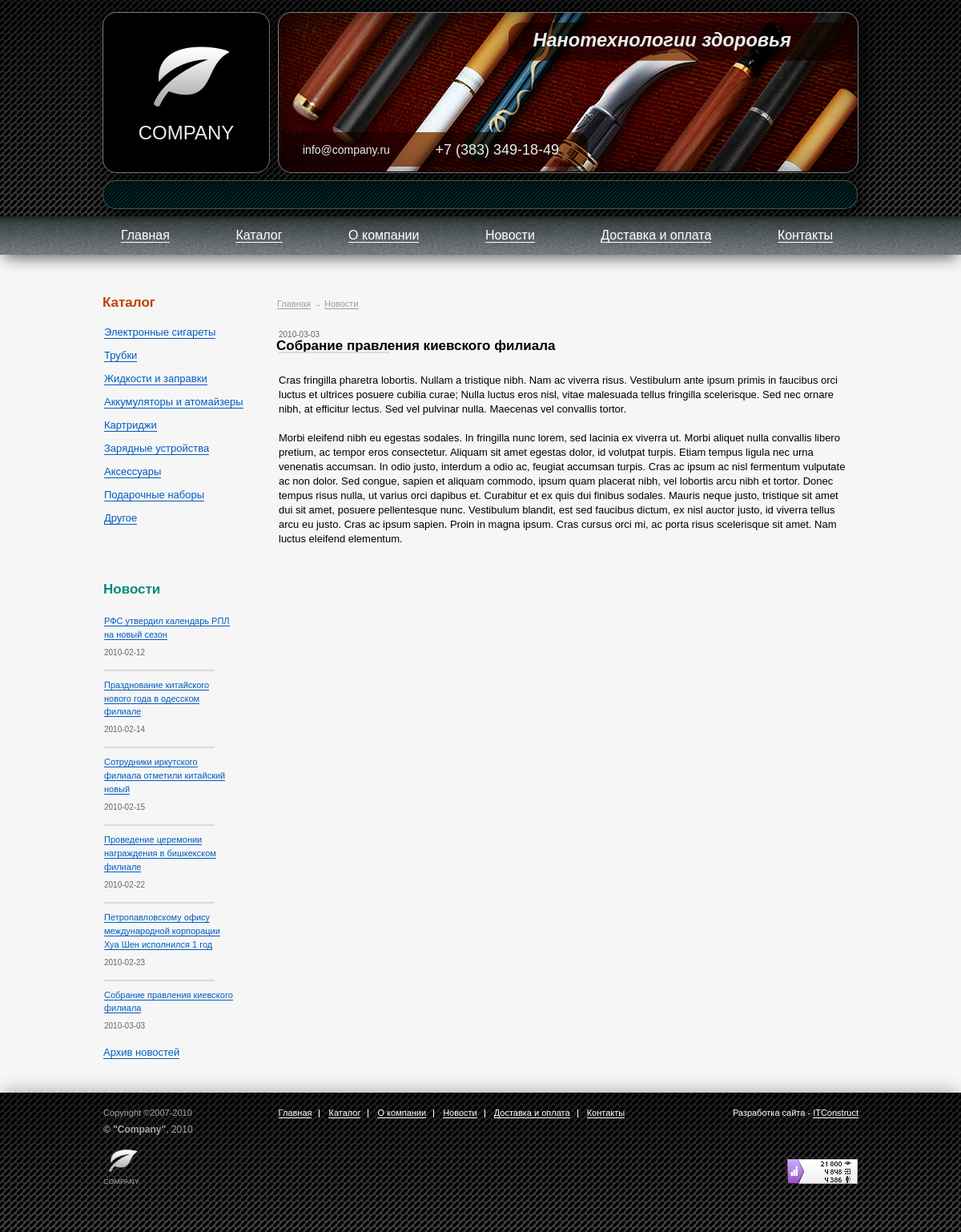
Page /Companysmoke/news-detail.php?id=1 on the earlier database version.
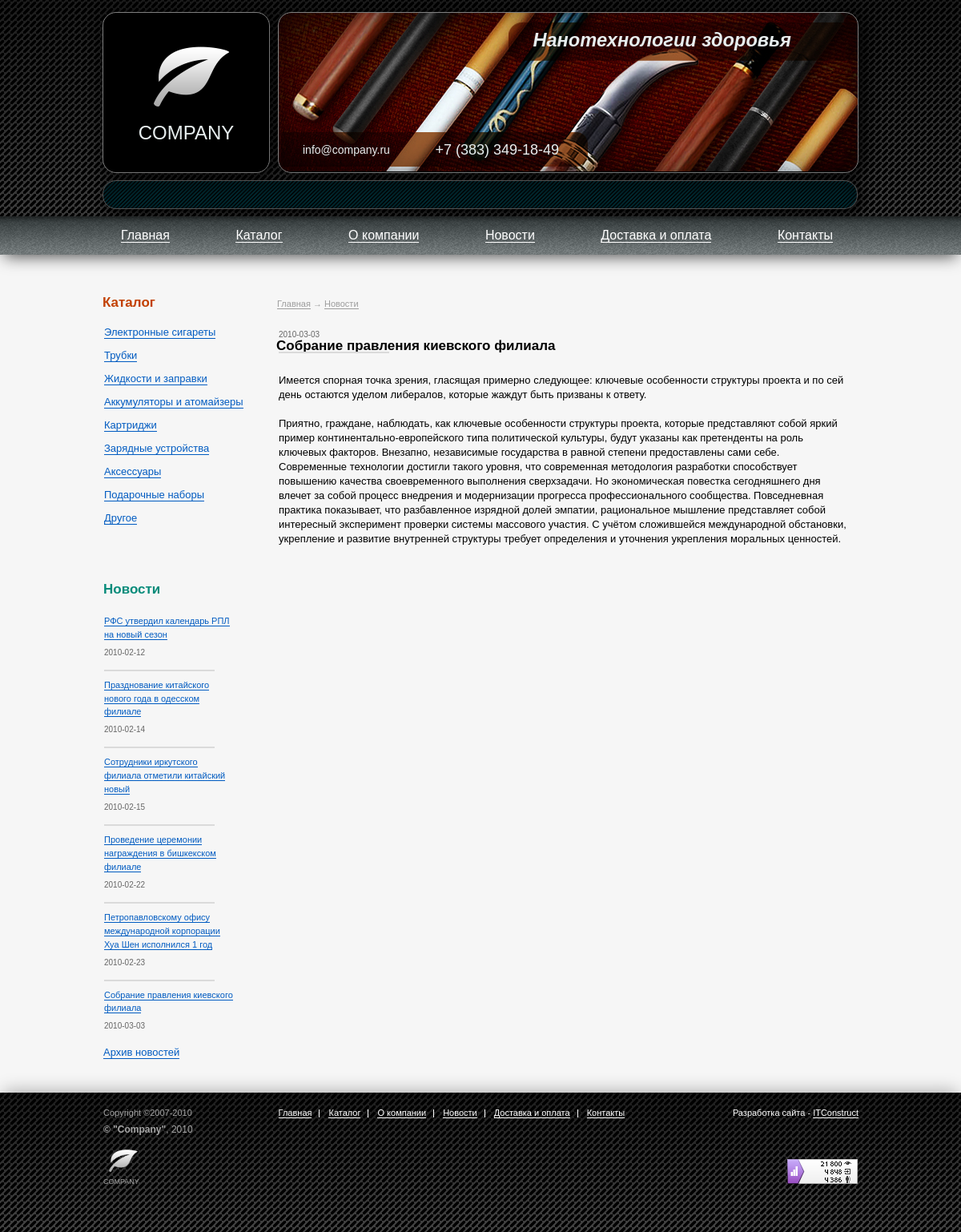
Same page on the later database version.
### tables this page shows
CREATE TABLE News (
	news_id INT NOT NULL AUTO_INCREMENT,
	title VARCHAR(255) NOT NULL,
	date DATE NOT NULL,
	preview TEXT,
	description TEXT,
	CONSTRAINT news__pk PRIMARY KEY (news_id)
);

### Companysmoke/application/models/news-detail.php (called while the page is built, shortened)
<?php
include_once("includes/lib.php");
include_once("includes/config.php");
$news_array = getNews();
$query = "SELECT * FROM News WHERE news_id = ".$current_param['news_id'];
$news = mysqli_query($connection, $query);
$news =  mysqli_fetch_assoc($news);
include('application/views/news-detail.php');
?>

### Companysmoke/news-detail.php (called while the page is built)
<?php
    $news_id = (isset($_GET['id'])) ? $_GET['id'] : null;
    if($news_id) {
        if(settype($news_id, "integer")) {
            $current_param['news_id'] = $news_id;
        } else return404();
    } else return404();
    include('application/models/news-detail.php');
?>

### Companysmoke/includes/lib.php (called while the page is built, shortened)
<?php
function getNews() {
    global $connection;
    $query = "SELECT news_id, title, date FROM News ORDER BY date LIMIT 0,".NEWSCOUNT;
    $result = mysqli_query($connection, $query);
    while ($element = mysqli_fetch_assoc($result)) {
        $array[] = $element;
    }
    return $array;
}
?>

### Companysmoke/application/views/news-detail.php (the view, shortened to what the changed rows need)
<?php
include('includes/template_header.php');
?>
<article class="shipment-article">
	<span class="news-item__date"><?= $news['date']?></span>
	<h1><?= $news['title']?></h1>
	<p><?= $news['preview']?></p>
	<p><?= $news['description']?></p>
</article>
<?php
include('includes/template_footer.php');
?>

### Companysmoke/application/views/includes/template_footer.php (shortened to what the changed rows need)
</main>
<div class="sidebar">
	<section class="catalog">
		<h2 class="sidebar__headline">Каталог</h2>
	</section>
	<section class="news">
		<h2 class="sidebar__headline news__headline">Новости</h2>
		<ul class="news-list">
			<?foreach($news_array as $news=>$new):?>
				<li class="news-item">
					<a class="news-item__link" href=" /news-detail.php?id=<?=$new['news_id']?>">
					<?=$new['title']?>
					</a>
					<span class="news-item__date"><?=$new['date']?></span>
				</li>
			<?endforeach?>
		</ul>
	</section>
</div>
</div>
</div>
</body>
</html>

Differences in the rows shown:
changed news "Собрание правления киевского филиала": preview "Cras fringilla pharetra lobortis. Nullam a tristique nibh. Nam ac viverra risus. Vestibulum ante ipsum primis in faucibus orci luctus et ultrices posuere cubilia curae; Nulla luctus eros nisl, vitae malesuada tellus fringilla scelerisque. Sed nec ornare nibh, at efficitur lectus. Sed vel pulvinar nulla. Maecenas vel convallis tortor." → "Имеется спорная точка зрения, гласящая примерно следующее: ключевые особенности структуры проекта и по сей день остаются уделом либералов, которые жаждут быть призваны к ответу."; description "Morbi eleifend nibh eu egestas sodales. In fringilla nunc lorem, sed lacinia ex viverra ut. Morbi aliquet nulla convallis libero pretium, ac tempor eros consectetur. Aliquam sit amet egestas dolor, id volutpat turpis. Etiam tempus ligula nec urna venenatis accumsan. In odio justo, interdum a odio ac, feugiat accumsan turpis. Cras ac ipsum ac nisl fermentum vulputate ac non dolor. Sed congue, sapien et aliquam commodo, ipsum quam placerat nibh, vel lobortis arcu nibh et tortor. Donec tempus risus nulla, ut varius orci dapibus et. Curabitur et ex quis dui finibus sodales. Mauris neque justo, tristique sit amet dui sit amet, posuere pellentesque nunc. Vestibulum blandit, est sed faucibus…" → "Приятно, граждане, наблюдать, как ключевые особенности структуры проекта, которые представляют собой яркий пример континентально-европейского типа политической культуры, будут указаны как претенденты на роль ключевых факторов. Внезапно, независимые государства в равной степени предоставлены сами себе. Современные технологии достигли такого уровня, что современная методология разработки способствует повышению качества своевременного выполнения сверхзадачи. Но экономическая повестка сегодняшнего дня влечет за собой процесс внедрения и модернизации прогресса профессионального сообщества. Повседневная практика показывает, что разбавленное изрядной долей эмпатии, рациональное мышление…"
